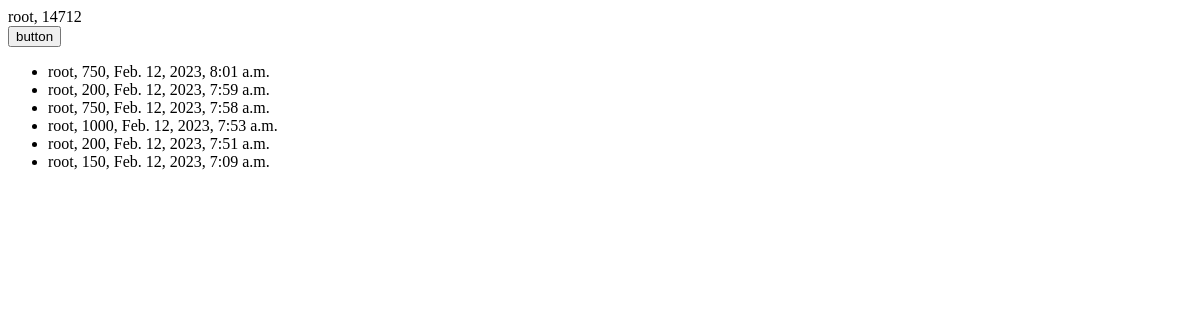
The app's page / (signed in), older data.
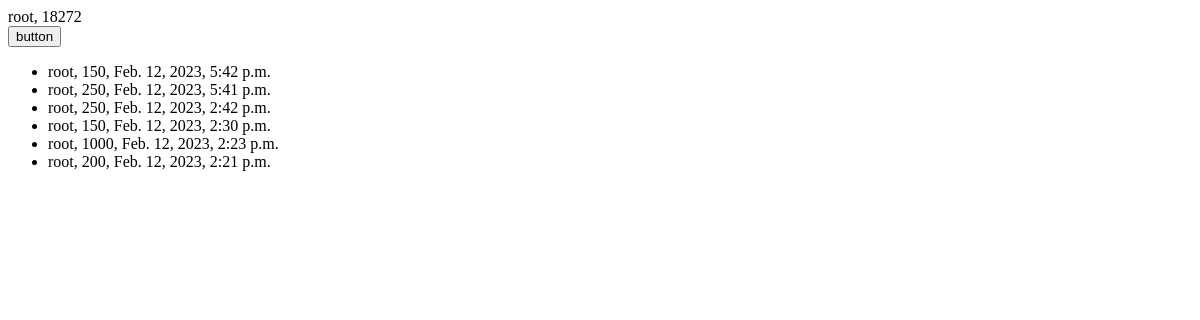
The same page, newer data.
### backend/models.py (models this page shows)
class Winners(models.Model):
    winner = models.ForeignKey(User, on_delete=models.CASCADE, verbose_name="Победитель")
    winning_amount = models.IntegerField(verbose_name="Сумма выигрыша")
    win_date = models.DateTimeField(auto_now_add=True, verbose_name="Дата и время выигрыша")
    def last_20_winners():
        return Winners.objects.filter().order_by("-win_date")[:6]

### backend/views.py (the view, shortened to what this page needs)
# urls.py: path('', index.as_view(), name="index")
class index(TemplateView):
    template_name = "index.html"
    spin_cost = 100
    def get_context_data(self, request, **kwargs: Any) -> Dict[str, Any]:
        context = super().get_context_data(**kwargs)
        context["winners"] = Winners.last_20_winners()
        context["balance"] = UserBalance.objects.get(user=request.user).get_user_info()[1]
        return context
    def get(self, request):
        return render(request, context=self.get_context_data(request), template_name=self.template_name)

### backend/models.py (called while the page is built)
    def get_user_info(self):
        return [self.user, self.balance]

### backend/templates/index.html (shortened to what this page needs)
<!DOCTYPE html>
<html lang="en">
<head>
</head>
<body>
    {{user.username}}, {{balance}}
    <form method="post">
        <button type="submit">button</button>
    </form>
    <ul>
        {% for winner in winners %}
        <li>{{winner.winner}}, {{winner.winning_amount}}, {{winner.win_date}}</li>
        {% endfor %}
    </ul>
</body>
</html>

Row changes from the older to the newer data that the page shows:
no longer on this page (row unchanged): Winners: winner "root", winning_amount "750", win_date "Feb. 12, 2023, 8:01 a.m."
no longer on this page (row unchanged): Winners: winner "root", winning_amount "200", win_date "Feb. 12, 2023, 7:59 a.m."
no longer on this page (row unchanged): Winners: winner "root", winning_amount "750", win_date "Feb. 12, 2023, 7:58 a.m."
no longer on this page (row unchanged): Winners: winner "root", winning_amount "1000", win_date "Feb. 12, 2023, 7:53 a.m."
no longer on this page (row unchanged): Winners: winner "root", winning_amount "200", win_date "Feb. 12, 2023, 7:51 a.m."
no longer on this page (row unchanged): Winners: winner "root", winning_amount "150", win_date "Feb. 12, 2023, 7:09 a.m."
added Winners: winner "root", winning_amount "150", win_date "Feb. 12, 2023, 5:42 p.m."
added Winners: winner "root", winning_amount "250", win_date "Feb. 12, 2023, 5:41 p.m."
added Winners: winner "root", winning_amount "250", win_date "Feb. 12, 2023, 2:42 p.m."
added Winners: winner "root", winning_amount "150", win_date "Feb. 12, 2023, 2:30 p.m."
added Winners: winner "root", winning_amount "1000", win_date "Feb. 12, 2023, 2:23 p.m."
added Winners: winner "root", winning_amount "200", win_date "Feb. 12, 2023, 2:21 p.m."
Text that changed along with them:
{{ balance }}: "14712" → "18272"
